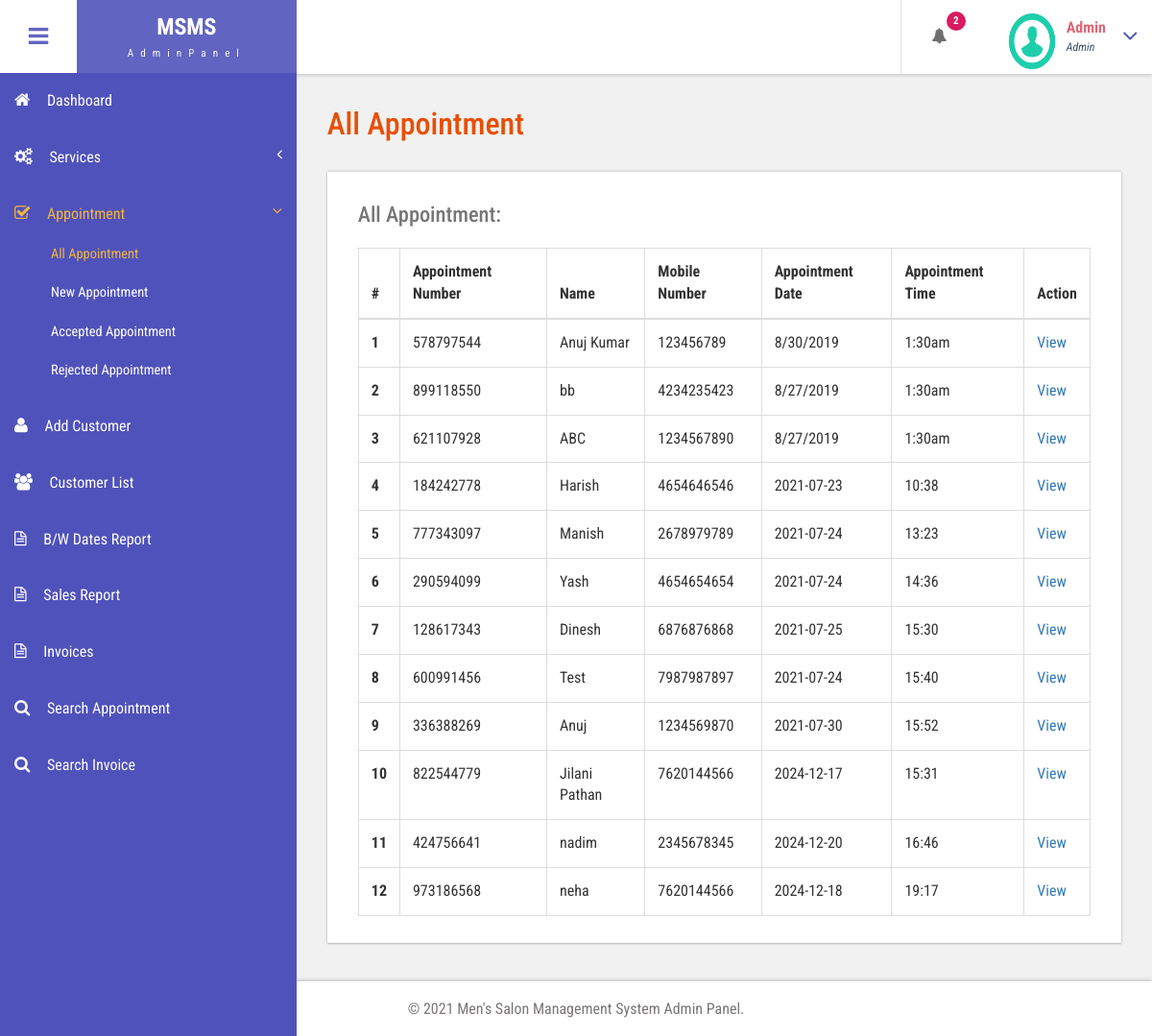
Page /admin/all-appointment.php (signed in) on the committed database.
### tables this page shows
CREATE TABLE `tblappointment` (
  `ID` int(10) NOT NULL,
  `AptNumber` varchar(80) DEFAULT NULL,
  `Name` varchar(120) DEFAULT NULL,
  `Email` varchar(120) DEFAULT NULL,
  `PhoneNumber` bigint(11) DEFAULT NULL,
  `AptDate` varchar(120) DEFAULT NULL,
  `AptTime` varchar(120) DEFAULT NULL,
  `Services` varchar(120) DEFAULT NULL,
  `ApplyDate` timestamp NULL DEFAULT current_timestamp(),
  `Remark` varchar(250) NOT NULL,
  `Status` varchar(50) NOT NULL,
  `RemarkDate` timestamp NOT NULL DEFAULT '0000-00-00 00:00:00' ON UPDATE current_timestamp()
);

### admin/all-appointment.php (the view, shortened to what this page needs)
<?php
include('includes/dbconnection.php');
if (strlen($_SESSION['bpmsaid']==0)) {
  header('location:logout.php');
  } else{
  ?>
<!DOCTYPE HTML>
<html>
<head>
<link href="css/bootstrap.css" rel='stylesheet' type='text/css' />
<link href="css/style.css" rel='stylesheet' type='text/css' />
<link href="css/font-awesome.css" rel="stylesheet">
<link href="css/animate.css" rel="stylesheet" type="text/css" media="all">
<link href="css/custom.css" rel="stylesheet">
</head>
<body class="cbp-spmenu-push">
	<div class="main-content">
		 <?php include_once('includes/sidebar.php');?>
		 <?php include_once('includes/header.php');?>
		<div id="page-wrapper">
			<div class="main-page">
				<div class="tables">
					<h3 class="title1">All Appointment</h3>
					<div class="table-responsive bs-example widget-shadow">
						<h4>All Appointment:</h4>
						<table class="table table-bordered"> <thead> <tr> <th>#</th> <th> Appointment Number</th> <th>Name</th><th>Mobile Number</th> <th>Appointment Date</th><th>Appointment Time</th><th>Action</th> </tr> </thead> <tbody>
<?php
$ret=mysqli_query($con,"select *from  tblappointment");
$cnt=1;
while ($row=mysqli_fetch_array($ret)) {
?>
						 <tr> <th scope="row"><?php echo $cnt;?></th> <td><?php  echo $row['AptNumber'];?></td> <td><?php  echo $row['Name'];?></td><td><?php  echo $row['PhoneNumber'];?></td><td><?php  echo $row['AptDate'];?></td> <td><?php  echo $row['AptTime'];?></td> <td><a href="view-appointment.php?viewid=<?php echo $row['ID'];?>">View</a></td> </tr>   <?php
$cnt=$cnt+1;
}?></tbody> </table>
					</div>
				</div>
			</div>
		</div>
		 <?php include_once('includes/footer.php');?>
	</div>
</body>
</html>
<?php }  ?>

### admin/includes/header.php (shortened to what this page needs)
<div class="sticky-header header-section ">
      <div class="header-left">
        <button id="showLeftPush"><i class="fa fa-bars"></i></button>
        <div class="logo">
          <a href="index.html">
            <h1>MSMS</h1>
            <span>AdminPanel</span>
          </a>
        </div>
      </div>
      <div class="header-right">
        <div class="profile_details_left">
          <ul class="nofitications-dropdown">
            <?php
$ret1=mysqli_query($con,"select ID,Name from  tblappointment where Status=''");
$num=mysqli_num_rows($ret1);
?>
            <li class="dropdown head-dpdn">
              <a href="#" class="dropdown-toggle" data-toggle="dropdown" aria-expanded="false"><i class="fa fa-bell"></i><span class="badge blue"><?php echo $num;?></span></a>
            </li>
          </ul>
          <div class="clearfix"> </div>
        </div>
        <div class="profile_details">
        <?php
$adid=$_SESSION['bpmsaid'];
$ret=mysqli_query($con,"select AdminName from tbladmin where ID='$adid'");
$row=mysqli_fetch_array($ret);
$name=$row['AdminName'];
?>
          <ul>
            <li class="dropdown profile_details_drop">
              <a href="#" class="dropdown-toggle" data-toggle="dropdown" aria-expanded="false">
                <div class="profile_img">
                  <span class="prfil-img"><img src="images/download (1).png" alt="" width="50" height="60"> </span>
                  <div class="user-name">
                    <p><?php echo $name; ?></p>
                    <span>Admin</span>
                  </div>
                  <i class="fa fa-angle-down lnr"></i>
                  <div class="clearfix"></div>
                </div>
              </a>
            </li>
          </ul>
        </div>
      </div>
      <div class="clearfix"> </div>
    </div>

### admin/css/style.css (style rules this page uses)
h4, h5, h6, h1, h2, h3 { margin: 0; }
ul, ol { margin: 0; }
p { margin: 0; }
html, body { font-family: 'Roboto Condensed', sans-serif; font-size: 100%; overflow-x: hidden; background: #fff; }
body a { transition: 0.5s all ease; -webkit-transition: 0.5s all ease; -moz-transition: 0.5s all ease; -o-transition: 0.5s all ease; -ms-transition: 0.5s all ease; text-decoration:none; }
h1,h2,h3,h4,h5,h6 { margin:0; }
p { margin:0; }
ul,label { margin:0; padding:0; }
.main-content { position: relative; }
.sticky-header { position: fixed; top: 0; left:0px; width: 100%; z-index: 100; }
.header-section { background:#FFF; box-shadow: 1px 1px 4px rgba(0, 0, 0, 0.21); -webkit-box-shadow: 1px 1px 4px rgba(0, 0, 0, 0.21); -moz-box-shadow: 1px 1px 4px rgba(0, 0, 0, 0.21); -o-box-shadow: 1px 1px 4px rgba(0, 0, 0, 0.21); }
.header-section::after { clear: both; display: block; content: ''; }
.header-left { float: left; width: 45%; }
.header-right { float: right; }
button#showLeftPush { font-size: 1.5em; width: 80px; padding: 0.87em 0; text-align: center; cursor: pointer; float: left; color: #6F6F6F; -moz-transition: all 0.2s ease-out 0s; -webkit-transition: all 0.2s ease-out 0s; transition: all 0.2s ease-out 0s; border: none; background-color: #fff; outline:none; }
.cbp-spmenu-push { overflow-x: hidden; position: relative; }
.cbp-spmenu, .cbp-spmenu-push { -webkit-transition: all 0.3s ease; -moz-transition: all 0.3s ease; transition: all 0.3s ease; }
.cbp-spmenu-push div#page-wrapper { margin: 0 0 0 19.3em; transition:.5s all; -webkit-transition:.5s all; -moz-transition:.5s all; }
.fa { display: inline-block; font-family: FontAwesome; font-style: normal; font-weight: normal; line-height: 1; -webkit-font-smoothing: antialiased; -moz-osx-font-smoothing: grayscale; }
.logo { background: #6164C1; text-align: center; float: left; }
.logo a { padding: 0.9em 3.3em .7em; display: block; text-decoration: none; }
.logo a h1 { color: #fff; font-size: 1.5em; line-height: 1.2em; font-weight: 700; }
.logo a span { color: #F8F8F8; font-size: .7em; text-align: center; letter-spacing: 7px; }
.profile_details_left { float: left; }
li.dropdown.head-dpdn { display: inline-block; padding: 1.7em 0; border-left: 1px solid #E0E0E0; float: left; }
li.dropdown.head-dpdn a.dropdown-toggle { padding: 1.7em 2em; }
i.fa.fa-bell { color:#6F6F6F; }
.header-right span.badge { font-size: 11px; font-weight: bold; color: #FFF; background: #8BC34A; line-height: 15px; width: 20px; height: 20px; border-radius: 2em; -webkit-border-radius: 2em; -moz-border-radius: 2em; -o-border-radius: 2em; text-align: center; display: inline-block; position: absolute; top: 16%; padding: 2px 0 0; }
.header-right span.blue { background-color:#D81B60; }
.profile_details { float: right; }
.profile_details_drop a.dropdown-toggle { display:block; padding: 0.8em 3em 0 2em; }
.profile_img span.prfil-img { float:left; }
.user-name { float:left; margin-top:8px; margin-left:11px; height:35px; }
.profile_details ul li { list-style-type:none; position:relative; }
.profile_details li a i.fa.lnr { position: absolute; top: 34%; right: 8%; color: #4F52BA; font-size: 1.6em; }
.user-name p { font-size:1em; color:#DD6777; line-height:1em; font-weight:700; }
.user-name span { font-size: .75em; font-style: italic; color: #424f63; font-weight: normal; margin-top: .3em; }
.widget-shadow { background-color: #fff; box-shadow: 0 -1px 3px rgba(0,0,0,.12),0 1px 2px rgba(0,0,0,.24); -webkit-box-shadow: 0 -1px 3px rgba(0,0,0,.12),0 1px 2px rgba(0,0,0,.24); -moz-box-shadow: 0 -1px 3px rgba(0,0,0,.12),0 1px 2px rgba(0,0,0,.24); }
h3.title1 { font-size: 2em; color: #e94e02; margin-bottom: 0.8em; }
.table > thead > tr > th, .table > tbody > tr > th, .table > tfoot > tr > th, .table > thead > tr > td, .table > tbody > tr > td, .table > tfoot > tr > td { border-top: none; }
.tables h4 { font-size: 1.4em; margin-bottom: 1em; color: #777777; }
.tables .panel-body ,.tables .bs-example { padding: 2em 2em 0.5em; }
.tables .table > thead > tr > th, .tables .table > tbody > tr > th, .tables .table > tfoot > tr > th, .tables .table > thead > tr > td, .tables .table > tbody > tr > td, .tables .table > tfoot > tr > td { padding: 13px; border-top: 1px solid #E0E0E0; }
.bs-example { margin-top: 2em; }

### admin/css/custom.css (style rules this page uses)
#page-wrapper { padding:7em 2em 2.5em; background-color: #F1F1F1; }

### rows in the picture
tblappointment: AptNumber "578797544", Name "Anuj Kumar", PhoneNumber "123456789", AptDate "8/30/2019", AptTime "1:30am"
tblappointment: AptNumber "899118550", Name "bb", PhoneNumber "4234235423", AptDate "8/27/2019", AptTime "1:30am"
tblappointment: AptNumber "621107928", Name "ABC", PhoneNumber "1234567890", AptDate "8/27/2019", AptTime "1:30am"
tblappointment: AptNumber "184242778", Name "Harish", PhoneNumber "4654646546", AptDate "2021-07-23", AptTime "10:38"
tblappointment: AptNumber "777343097", Name "Manish", PhoneNumber "2678979789", AptDate "2021-07-24", AptTime "13:23"
tblappointment: AptNumber "290594099", Name "Yash", PhoneNumber "4654654654", AptDate "2021-07-24", AptTime "14:36"
tblappointment: AptNumber "128617343", Name "Dinesh", PhoneNumber "6876876868", AptDate "2021-07-25", AptTime "15:30"
tblappointment: AptNumber "600991456", Name "Test", PhoneNumber "7987987897", AptDate "2021-07-24", AptTime "15:40"
tblappointment: AptNumber "336388269", Name "Anuj", PhoneNumber "1234569870", AptDate "2021-07-30", AptTime "15:52"
tblappointment: AptNumber "822544779", Name "Jilani Pathan", PhoneNumber "7620144566", AptDate "2024-12-17", AptTime "15:31"
tblappointment: AptNumber "424756641", Name "nadim", PhoneNumber "2345678345", AptDate "2024-12-20", AptTime "16:46"
tblappointment: AptNumber "973186568", Name "neha", PhoneNumber "7620144566", AptDate "2024-12-18", AptTime "19:17"

### other values in the picture
$num "2"
$name "Admin"
